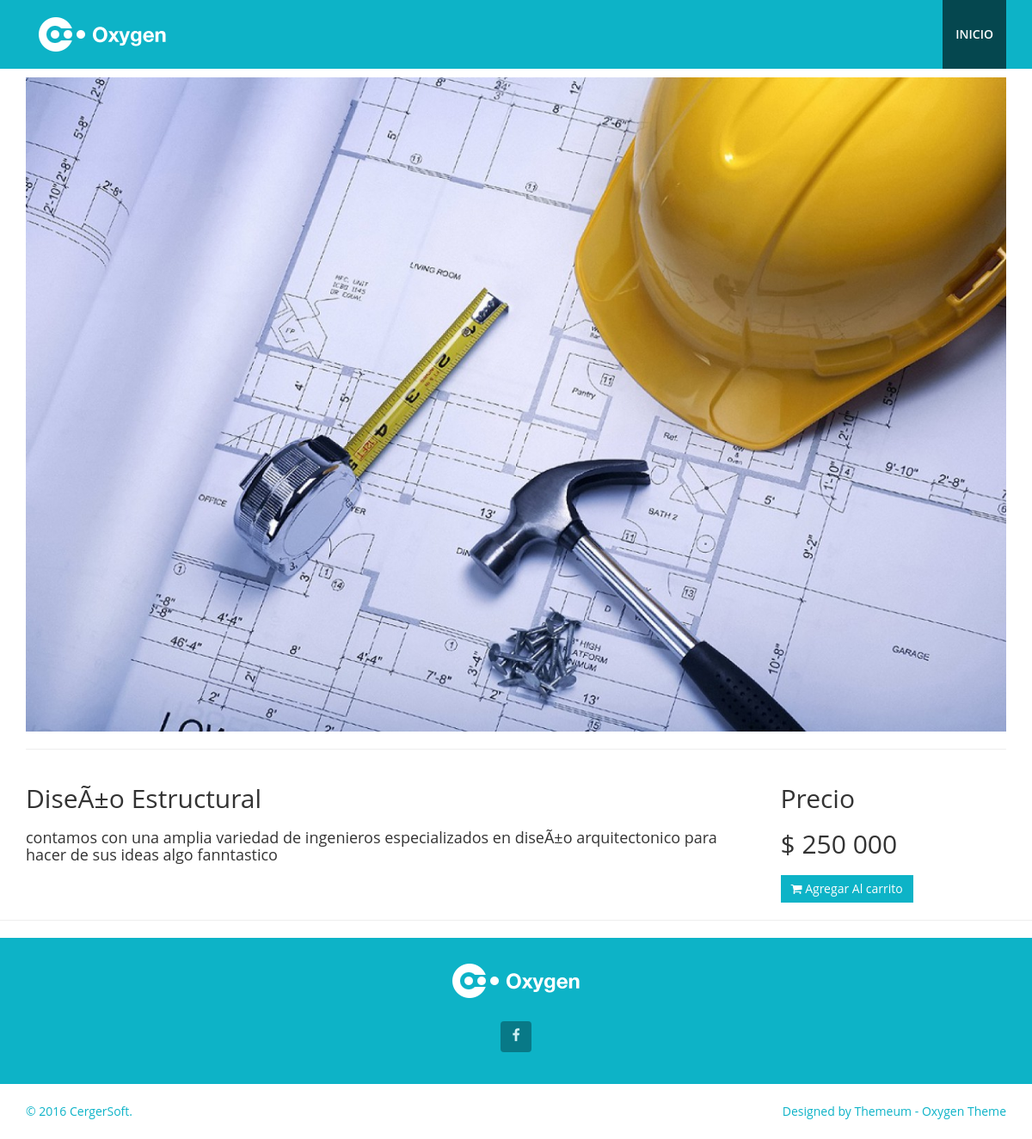
/detalleproducto.php?view=34, run on the app's committed database.
### tables this page shows
CREATE TABLE `banner` (
  `banner_id` int(11) NOT NULL,
  `banner_titulo` varchar(50) NOT NULL,
  `banner_descripcion` varchar(250) NOT NULL,
  `banner_precio` float NOT NULL,
  `banner_active` set('activo','pendiente','','') NOT NULL,
  `banner_status` set('anuncio','banner','ambos','pendiente') NOT NULL DEFAULT 'pendiente',
  `banner_img` varchar(255) NOT NULL
);

### detalleproducto.php (the view, shortened to what this page needs)
<!DOCTYPE html>
<html lang="en">
<head>
  <link href="css/bootstrap.min.css" rel="stylesheet">
  <link href="css/animate.min.css" rel="stylesheet">
  <link href="css/font-awesome.min.css" rel="stylesheet">
  <link href="css/lightbox.css" rel="stylesheet">
  <link href="css/main.css" rel="stylesheet">
  <link id="css-preset" href="css/presets/preset4.css" rel="stylesheet">
  <link href="css/responsive.css" rel="stylesheet">
</head>
<body>
  <header id="home">
    <div class="main-nav">
      <div class="container">
        <div class="navbar-header">
          <a class="navbar-brand" href="./">
            <h1><img class="img-responsive" src="images/logo.png" alt="logo"></h1>
          </a>
        </div>
        <div class="collapse navbar-collapse">
          <ul class="nav navbar-nav navbar-right">
            <li class="scroll active"><a href="./">Inicio</a></li>
          </ul>
        </div>
      </div>
    </div>
  </header>
 <div >
	<div class="container">
<?php
  require 'logica/database.php';
  $view =$_GET['view'];
$sql="SELECT * FROM `banner` WHERE `banner_id` = '$view'  ";
$re=mysqli_query($conexion, $sql) or die (mysql_error());
  while ($row=mysqli_fetch_array($re,MYSQLI_ASSOC)){ ?>
		<img class="img-responsive" src="images/slider/<?php echo $row['banner_img'];?>" />
    <hr>
		<div class="row">
			<div class="col-sm-9">
				<div class="project-info">
					<h2><?php echo $row['banner_titulo'];?></h2>
					<h3><?php echo $row['banner_descripcion'];?></h3>
				</div>
			</div>
			<div class="col-sm-3">
				<div class="project-details">
					<h2>Precio</h2>
					<h2>$ <?php echo number_format($row['banner_precio'], 0, '.', ' ');?></h2>
				</div>
        <div class="project-details">
          <a href="login/register.php" class="btn btn-primary"><i class="fa fa-shopping-cart"></i> Agregar Al carrito</a>
        </div>
			</div>
		</div>
<?php } ?>
	</div>
</div>
<hr>
  <footer id="footer">
    <div class="footer-top wow fadeInUp" data-wow-duration="1000ms" data-wow-delay="300ms">
      <div class="container text-center">
        <div class="footer-logo">
          <a href="./"><img class="img-responsive" src="images/logo.png" alt=""></a>
        </div>
        <div class="social-icons">
          <ul>
            <li><a class="facebook" href="#"><i class="fa fa-facebook"></i></a></li>
          </ul>
        </div>
      </div>
    </div>
    <div class="footer-bottom">
      <div class="container">
        <div class="row">
          <div class="col-sm-6">
            <p>&copy; 2016 CergerSoft.</p>
          </div>
          <div class="col-sm-6">
            <p class="pull-right">Designed by <a href="http://www.themeum.com/">Themeum</a> - Oxygen Theme</p>
          </div>
        </div>
      </div>
    </div>
  </footer>
</body>
</html>

### css/main.css (style rules this page uses)
body { font-family: 'Open Sans', sans-serif; font-size: 14px; line-height: 24px; color: #666; background-color: #fff; }
h1, h2, h3, h4, h5, h6 { color: #333; }
h2 { font-size: 30px; margin-bottom: 20px; }
h3 { font-size: 18px; }
.btn { border: 0; border-radius: 0; }
a { text-decoration: none; -webkit-transition: 300ms; -moz-transition: 300ms; -o-transition: 300ms; transition: 300ms; }
.navbar-right li a { color: #fff; text-transform: uppercase; font-size: 14px; font-weight: 600; padding-top: 30px; padding-bottom: 30px; }
.navbar-right li.active a { background-color: rgba(0,0,0,.6); }
.navbar-brand h1 { margin-top: 5px; }
.social-icons { margin-top:30px; text-align: center; }
.social-icons ul { list-style: none; padding: 0; margin: 0; display: inline-block; }
.social-icons ul li { float: left; margin-right: 8px; }
.social-icons ul li:last-child { margin-right: 0; }
.social-icons ul li a { color:#fff; background-color: #d9d9d9; height: 36px; width: 36px; line-height: 36px; display: block; font-size: 16px; opacity: 0.8; }
#footer { color:#fff; }
.footer-top { position: relative; padding:30px 0 }
#footer .footer-bottom { background-color: #fff; padding: 20px 0 10px; }
.footer-logo { display: inline-block; margin-bottom: 5px; }
#footer .social-icons { margin-top: 15px; }
#footer .social-icons ul { list-style: none; padding: 0; margin: 0; }
#footer .social-icons ul li a { background-color: rgba(0,0,0,.4); border-radius: 4px; line-height: 33px; }

### data on the page
banner: banner_img (picture), banner_titulo "DiseÃ±o Estructural", banner_descripcion "contamos con una amplia variedad de ingenieros especializados en diseÃ±o arquitectonico para hacer de sus ideas algo fanntastico", banner_precio "250 000"
